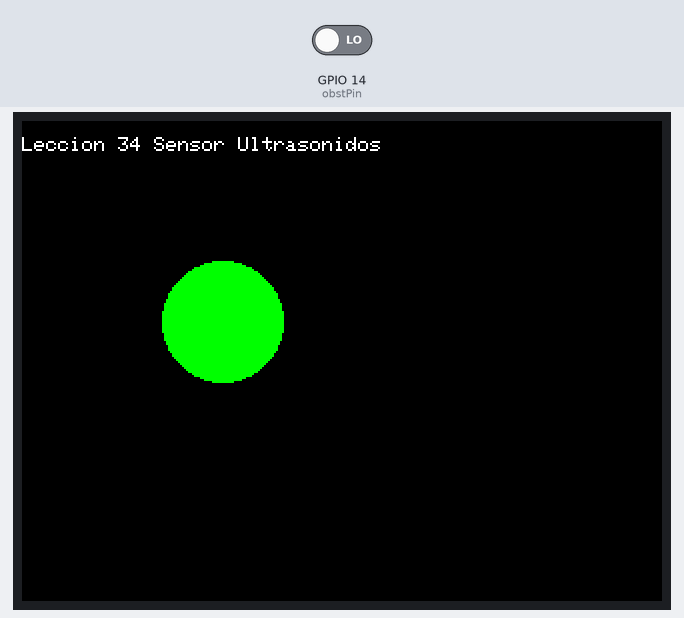
A sketch run on a simulated ESP32. Parts: 320×240 colour display. The test bench sets the inputs (shaded band); at power-on: GPIO 14 (obstPin) LOW. What the sketch prints to the serial monitor is not drawn.

Above: at 1.4 s.
1.5 s: GPIO 14 (obstPin) driven HIGH
At 1.9 s:
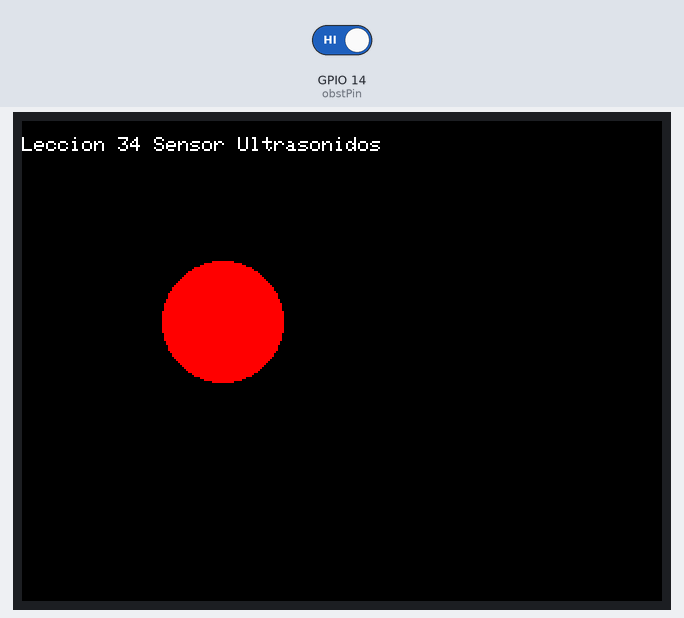
Timing chart, 0 to 4.5 s (numbered marks = the images above; inputs shaded):
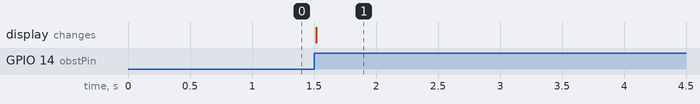

The sketch:

Leccion_35_Sensor_obstaculos_IR.ino
```cpp
// Placa "ESP32 Dev Module"

#define titleccion "Leccion 34 Sensor Ultrasonidos"

#include <TFT_eSPI.h> // Hardware-specific library

const int obstPin = 14;

TFT_eSPI tft = TFT_eSPI();       // Invoke custom library

void setup(void) {
  Serial.begin(115200);
  Serial.println("");
  Serial.println(titleccion);

  pinMode(obstPin, INPUT);

    // Pantalla TFT
  tft.init();
  tft.setRotation(3);
  tft.fillScreen(TFT_BLACK);
  tft.setTextColor(TFT_WHITE);
  tft.setCursor(0, 0);
  tft.setTextSize(1);
  tft.println();
  tft.println(titleccion);
  tft.setTextSize(2);
  tft.setTextColor(TFT_YELLOW);
}

void loop(void)
{
  int valordig = digitalRead(obstPin);
  if (valordig == HIGH)
    {
    tft.fillCircle(100, 100, 30, TFT_RED);
    Serial.println(valordig);
    }
  else
    {
    tft.fillCircle(100, 100, 30, TFT_GREEN );
    Serial.println(valordig);
    }
  delay(10);
}
```

Measured:
- after the input at 1.5 s, the display: changes at once (image 1)
